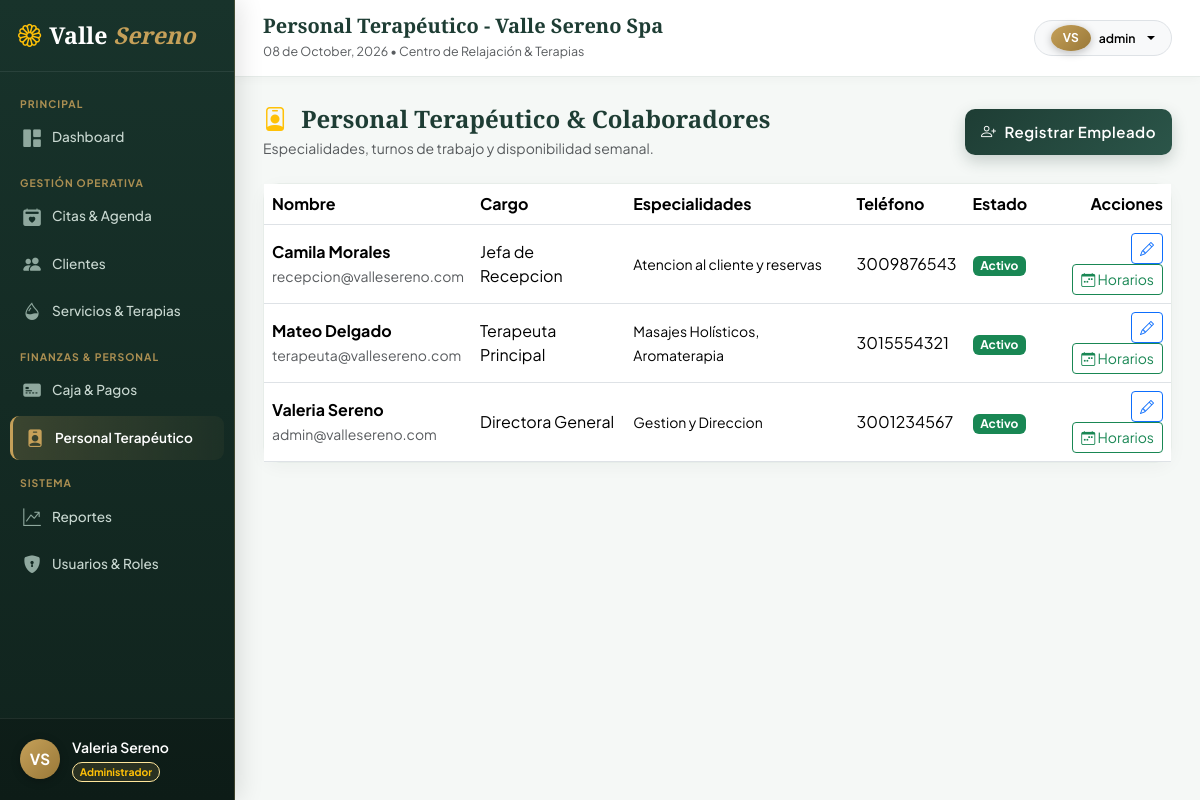
/index.php?c=empleados&a=index (signed in), run on the app's committed database.
### tables this page shows
CREATE TABLE IF NOT EXISTS empleados (
    id INT AUTO_INCREMENT PRIMARY KEY,
    nombre_completo VARCHAR(120) NOT NULL,
    telefono VARCHAR(20) NOT NULL,
    correo VARCHAR(100) NOT NULL UNIQUE,
    cargo VARCHAR(50) NOT NULL,
    especialidades TEXT NULL,
    estado ENUM('activo', 'inactivo') NOT NULL DEFAULT 'activo'
);

### app/controllers/EmpleadosController.php (called while the page is built, shortened)
<?php
require_once __DIR__ . '/../services/EmpleadoService.php';
class EmpleadosController {
    private EmpleadoService $service;
    public function __construct() {
        $this->service = new EmpleadoService();
    }
    public function index(): void {
        $empleados = $this->service->listarEmpleados();
        $pageTitle = "Personal Terapéutico - Valle Sereno Spa";
        $activePage = 'empleados';
        $contentView = __DIR__ . '/../views/empleados/index.php';
        require_once __DIR__ . '/../views/layouts/main.php';
    }
}

### app/models/Empleado.php (called while the page is built, shortened)
<?php
require_once __DIR__ . '/Database.php';
class Empleado {
    private PDO $db;
    public function __construct() {
        $this->db = Database::getConnection();
    }
    public function getAll(string $estado = null): array {
        $sql = "SELECT * FROM empleados";
        $params = [];
        $sql .= " ORDER BY nombre_completo ASC";
        $stmt = $this->db->prepare($sql);
        $stmt->execute($params);
        return $stmt->fetchAll();
    }
}

### app/models/Database.php (called while the page is built, shortened)
<?php
class Database {
    private static ?PDO $instance = null;
    public static function getConnection(): PDO {
        if (self::$instance === null) {
            try {
                $dsn = "mysql:host=" . DB_HOST . ";port=" . DB_PORT . ";dbname=" . DB_NAME . ";charset=" . DB_CHARSET;
                $options = [
                    PDO::ATTR_ERRMODE            => PDO::ERRMODE_EXCEPTION,
                    PDO::ATTR_DEFAULT_FETCH_MODE => PDO::FETCH_ASSOC,
                    PDO::ATTR_EMULATE_PREPARES   => false,
                ];
                self::$instance = new PDO($dsn, DB_USER, DB_PASS, $options);
            } catch (PDOException $e) {
                die(json_encode([
                    'success' => false,
                    'message' => 'Error de conexión a la base de datos: ' . $e->getMessage()
                ]));
            }
        }
        return self::$instance;
    }
}

### app/services/EmpleadoService.php (called while the page is built, shortened)
<?php
require_once __DIR__ . '/../models/Empleado.php';
class EmpleadoService {
    private Empleado $empleadoModel;
    public function __construct() {
        $this->empleadoModel = new Empleado();
    }
    public function listarEmpleados(string $estado = null): array {
        return $this->empleadoModel->getAll($estado);
    }
}

### app/views/empleados/index.php (the view, shortened to what this page needs)
<div class="d-flex justify-content-between align-items-center mb-4">
    <div>
        <h4 class="fw-bold mb-1" style="color: var(--spa-primary); font-family: var(--font-serif);">
            <i class="bi bi-person-badge text-warning me-2"></i> Personal Terapéutico & Colaboradores
        </h4>
        <p class="text-muted small mb-0">Especialidades, turnos de trabajo y disponibilidad semanal.</p>
    </div>
    <button class="btn btn-spa-primary btn-sm px-3" data-bs-toggle="modal" data-bs-target="#modalEmpleado" onclick="limpiarFormEmpleado()">
        <i class="bi bi-person-plus"></i> Registrar Empleado
    </button>
</div>
<div class="spa-card mb-4">
    <div class="table-responsive">
        <table class="table table-hover align-middle mb-0">
            <thead>
                <tr>
                    <th>Nombre</th>
                    <th>Cargo</th>
                    <th>Especialidades</th>
                    <th>Teléfono</th>
                    <th>Estado</th>
                    <th class="text-end">Acciones</th>
                </tr>
            </thead>
            <tbody>
                <?php if (empty($empleados)): ?>
                    <tr><td colspan="6" class="text-center text-muted py-4">No hay empleados registrados.</td></tr>
                <?php else: ?>
                    <?php foreach ($empleados as $emp): ?>
                        <tr>
                            <td>
                                <strong><?= htmlspecialchars($emp['nombre_completo']) ?></strong><br>
                                <small class="text-muted"><?= htmlspecialchars($emp['correo']) ?></small>
                            </td>
                            <td><?= htmlspecialchars($emp['cargo']) ?></td>
                            <td><small><?= htmlspecialchars($emp['especialidades'] ?? '—') ?></small></td>
                            <td><?= htmlspecialchars($emp['telefono']) ?></td>
                            <td>
                                <span class="badge <?= $emp['estado'] === 'activo' ? 'bg-success' : 'bg-secondary' ?>">
                                    <?= ucfirst($emp['estado']) ?>
                                </span>
                            </td>
                            <td class="text-end">
                                <button class="btn btn-sm btn-outline-primary" onclick='editarEmpleado(<?= json_encode($emp) ?>)'>
                                    <i class="bi bi-pencil"></i>
                                </button>
                                <button class="btn btn-sm btn-outline-success" onclick="abrirHorarios(<?= $emp['id'] ?>, '<?= htmlspecialchars($emp['nombre_completo'], ENT_QUOTES) ?>')">
                                    <i class="bi bi-calendar-week"></i> Horarios
                                </button>
                            </td>
                        </tr>
                    <?php endforeach; ?>
                <?php endif; ?>
            </tbody>
        </table>
    </div>
</div>

### app/views/layouts/main.php (shortened to what this page needs)
<?php
$user = [
    'id'      => $_SESSION['usuario_id'] ?? 0,
    'usuario' => $_SESSION['usuario'] ?? 'Invitado',
    'nombre'  => $_SESSION['nombre'] ?? 'Usuario',
    'email'   => $_SESSION['email'] ?? '',
    'rol'     => $_SESSION['rol_nombre'] ?? 'Sin rol',
    'cargo'   => $_SESSION['cargo'] ?? 'Personal'
];
$activePage = $activePage ?? 'dashboard';
$userInitials = strtoupper(substr($user['nombre'], 0, 1) . (strpos($user['nombre'], ' ') !== false ? substr($user['nombre'], strpos($user['nombre'], ' ') + 1, 1) : ''));
?>
<!DOCTYPE html>
<html lang="es">
<head>
    <link href="https://cdn.jsdelivr.net/npm/bootstrap@5.3.3/dist/css/bootstrap.min.css" rel="stylesheet">
    <link rel="stylesheet" href="https://cdn.jsdelivr.net/npm/bootstrap-icons@1.11.3/font/bootstrap-icons.min.css">
    <link rel="stylesheet" href="public/css/spa-theme.css?v=1.2">
</head>
<body>
    <div class="app-wrapper">
        <aside class="app-sidebar" id="appSidebar">
            <div class="sidebar-header d-flex align-items-center justify-content-between">
                <a href="index.php?c=dashboard&a=index" class="spa-brand">
                    <i class="bi bi-flower1 me-2 text-warning"></i>Valle <span>Sereno</span>
                </a>
            </div>
            <nav class="sidebar-nav">
                <?php if ($user['rol'] !== 'Terapeuta'): ?>
                    <div class="sidebar-section-title">Principal</div>
                    <a href="index.php?c=dashboard&a=index" class="nav-spa-link <?= $activePage === 'dashboard' ? 'active' : '' ?>">
                        <i class="bi bi-grid-1x2-fill"></i>
                        <span>Dashboard</span>
                    </a>
                <?php endif; ?>
                <div class="sidebar-section-title">Gestión Operativa</div>
                <a href="index.php?c=citas&a=index" class="nav-spa-link <?= $activePage === 'citas' ? 'active' : '' ?>">
                    <i class="bi bi-calendar2-heart-fill"></i>
                    <span>Citas & Agenda</span>
                </a>
                <?php if (in_array($user['rol'], ['Administrador', 'Recepcionista'])): ?>
                    <a href="index.php?c=clientes&a=index" class="nav-spa-link <?= $activePage === 'clientes' ? 'active' : '' ?>">
                        <i class="bi bi-people-fill"></i>
                        <span>Clientes</span>
                    </a>
                <?php endif; ?>
                <a href="index.php?c=servicios&a=index" class="nav-spa-link <?= $activePage === 'servicios' ? 'active' : '' ?>">
                    <i class="bi bi-droplet-half"></i>
                    <span>Servicios & Terapias</span>
                </a>
                <?php if ($user['rol'] !== 'Terapeuta'): ?>
                    <div class="sidebar-section-title">Finanzas & Personal</div>
                    <a href="index.php?c=pagos&a=index" class="nav-spa-link <?= $activePage === 'pagos' ? 'active' : '' ?>">
                        <i class="bi bi-credit-card-2-front-fill"></i>
                        <span>Caja & Pagos</span>
                    </a>
                    <a href="index.php?c=empleados&a=index" class="nav-spa-link <?= $activePage === 'empleados' ? 'active' : '' ?>">
                        <i class="bi bi-person-badge-fill"></i>
                        <span>Personal Terapéutico</span>
                    </a>
                <?php endif; ?>
                <?php if ($user['rol'] === 'Administrador'): ?>
                    <div class="sidebar-section-title">Sistema</div>
                    <a href="index.php?c=reportes&a=index" class="nav-spa-link <?= $activePage === 'reportes' ? 'active' : '' ?>">
                        <i class="bi bi-graph-up-arrow"></i>
                        <span>Reportes</span>
                    </a>
                    <a href="index.php?c=usuarios&a=index" class="nav-spa-link <?= $activePage === 'usuarios' ? 'active' : '' ?>">
                        <i class="bi bi-shield-lock-fill"></i>
                        <span>Usuarios & Roles</span>
                    </a>
                <?php endif; ?>
            </nav>
            <div class="sidebar-footer">
                <div class="user-badge-box">
                    <div class="user-avatar-circle">
                        <?= htmlspecialchars($userInitials) ?>
                    </div>
                    <div class="overflow-hidden">
                        <div class="text-white fw-semibold small text-truncate"><?= htmlspecialchars($user['nombre']) ?></div>
                        <small class="badge rounded-pill text-warning border border-warning-subtle" style="font-size: 0.65rem; background: rgba(197, 160, 89, 0.15);">
                            <?= htmlspecialchars($user['rol']) ?>
                        </small>
                    </div>
                </div>
            </div>
        </aside>
        <div class="app-main">
            <header class="app-header">
                <div class="d-flex align-items-center gap-3">
                    <div>
                        <h5 class="mb-0 fw-bold" style="color: var(--spa-primary); font-family: var(--font-serif);">
                            <?= htmlspecialchars($pageTitle ?? 'Santuario de Bienestar') ?>
                        </h5>
                        <small class="text-muted" style="font-size: 0.78rem;">
                            <?= date('d \d\e F, Y') ?> &bull; Centro de Relajación & Terapias
                        </small>
                    </div>
                </div>
                <div class="d-flex align-items-center gap-3">
                    <div class="dropdown">
                        <button class="btn btn-light btn-sm rounded-pill dropdown-toggle d-flex align-items-center gap-2 border px-3" type="button" data-bs-toggle="dropdown">
                            <span class="user-avatar-circle" style="width:26px; height:26px; font-size:0.75rem;">
                                <?= htmlspecialchars($userInitials) ?>
                            </span>
                            <span class="d-none d-sm-inline fw-semibold small"><?= htmlspecialchars($user['usuario']) ?></span>
                        </button>
                    </div>
                </div>
            </header>
            <main class="page-container flex-grow-1">
                <?php
                if (isset($contentView) && file_exists($contentView)) {
                    include $contentView;
                } else {
                    echo "<div class='alert alert-warning'>Vista no disponible.</div>";
                }
                ?>
            </main>
        </div>
    </div>
</body>
</html>

### public/css/spa-theme.css (style rules this page uses)
:root { --spa-primary: #1e3d34; --spa-primary-light: #2c594c; --spa-secondary: #c5a059; --spa-secondary-hover: #b38f4a; --spa-accent: #6b8e23; --spa-bg-soft: #f7f9f7; --spa-card-bg: rgba(255, 255, 255, 0.88); --spa-text-dark: #1b2621; --spa-text-muted: #5e6d66; --spa-border: #e2e8e4; --spa-radius: 18px; --spa-shadow: 0 20px 45px rgba(25, 45, 38, 0.12); --spa-shadow-glow: 0 0 25px rgba(197, 160, 89, 0.25); --font-serif: 'Playfair Display', Georgia, serif; --font-sans: 'Plus Jakarta Sans', system-ui, -apple-system, sans-serif; }
body { font-family: var(--font-sans); color: var(--spa-text-dark); background-color: var(--spa-bg-soft); margin: 0; padding: 0; -webkit-font-smoothing: antialiased; }
.btn-spa-primary { height: 46px; background: linear-gradient(135deg, #1e3d34 0%, #2b5549 100%); border: none; color: #ffffff; font-weight: 600; letter-spacing: 0.5px; border-radius: 10px; font-size: 0.94rem; box-shadow: 0 6px 16px rgba(30, 61, 52, 0.22); transition: all 0.3s cubic-bezier(0.165, 0.84, 0.44, 1); display: flex; align-items: center; justify-content: center; gap: 8px; }
.spa-brand { font-family: var(--font-serif); font-size: 1.45rem; font-weight: 600; color: #fff !important; text-decoration: none; }
.spa-brand span { color: var(--spa-secondary); font-style: italic; }
.app-wrapper { display: flex; min-height: 100vh; background-color: #f5f8f6; position: relative; width: 100%; }
.app-sidebar { width: 235px; min-width: 235px; height: 100vh; position: sticky; top: 0; background: linear-gradient(180deg, #18332b 0%, #10231d 100%); color: #e3ede8; display: flex; flex-direction: column; border-right: 1px solid rgba(197, 160, 89, 0.25); box-shadow: 4px 0 24px rgba(0, 0, 0, 0.12); transition: all 0.3s cubic-bezier(0.25, 0.8, 0.25, 1); z-index: 1040; flex-shrink: 0; }
.sidebar-header { padding: 18px 18px; border-bottom: 1px solid rgba(255, 255, 255, 0.08); display: flex; align-items: center; justify-content: space-between; min-height: 65px; }
.sidebar-nav { padding: 12px 10px; flex: 1; overflow-y: auto; overflow-x: hidden; scrollbar-width: thin; scrollbar-color: rgba(197, 160, 89, 0.3) transparent; }
.sidebar-section-title { font-size: 0.65rem; letter-spacing: 1px; text-transform: uppercase; color: rgba(197, 160, 89, 0.85); font-weight: 700; padding: 12px 10px 4px; }
.nav-spa-link { display: flex; align-items: center; gap: 10px; padding: 9px 12px; border-radius: 9px; color: #c9d8d1; text-decoration: none; font-size: 0.85rem; font-weight: 500; transition: all 0.22s ease; margin-bottom: 3px; }
.nav-spa-link i { font-size: 1.1rem; color: #8fa89e; transition: color 0.2s ease, transform 0.2s ease; min-width: 20px; text-align: center; }
.nav-spa-link.active { background: linear-gradient(90deg, rgba(197, 160, 89, 0.22) 0%, rgba(197, 160, 89, 0.05) 100%); color: #ffffff; border-left: 3.5px solid var(--spa-secondary); font-weight: 600; }
.nav-spa-link.active i { color: var(--spa-secondary); }
.sidebar-footer { padding: 12px 14px; border-top: 1px solid rgba(255, 255, 255, 0.08); background: rgba(0, 0, 0, 0.2); min-height: 65px; }
.user-badge-box { display: flex; align-items: center; gap: 12px; padding: 6px; border-radius: 10px; }
.user-avatar-circle { width: 40px; height: 40px; min-width: 40px; border-radius: 50%; background: linear-gradient(135deg, var(--spa-secondary) 0%, #997838 100%); display: flex; align-items: center; justify-content: center; color: #ffffff; font-weight: 700; font-size: 0.95rem; box-shadow: 0 2px 8px rgba(0,0,0,0.25); }
.app-main { flex: 1; display: flex; flex-direction: column; min-width: 0; min-height: 100vh; background-color: #f5f8f6; }
.app-header { background: #ffffff; border-bottom: 1px solid #e5ebe8; padding: 14px 28px; display: flex; align-items: center; justify-content: space-between; box-shadow: 0 2px 10px rgba(0, 0, 0, 0.03); position: sticky; top: 0; z-index: 1020; min-height: 70px; }
.page-container { padding: 28px; }
.spa-card { background: #ffffff; border-radius: 16px; border: 1px solid #e7ede9; box-shadow: 0 4px 18px rgba(25, 45, 38, 0.04); transition: transform 0.25s ease, box-shadow 0.25s ease; }

### data on the page
empleados: nombre_completo "VS", nombre_completo "Valeria Sereno", correo "admin@vallesereno.com", cargo "Directora General", especialidades "Gestion y Direccion", telefono "3001234567", estado "Activo"
empleados: nombre_completo "Camila Morales", correo "recepcion@vallesereno.com", cargo "Jefa de Recepcion", especialidades "Atencion al cliente y reservas", telefono "3009876543", estado "Activo"
empleados: nombre_completo "Mateo Delgado", correo "terapeuta@vallesereno.com", cargo "Terapeuta Principal", especialidades "Masajes Holísticos, Aromaterapia", telefono "3015554321", estado "Activo"

### other printed values
$user['rol'] "Administrador"
$pageTitle "Personal Terapéutico - Valle Sereno Spa"
$user['usuario'] "admin"
